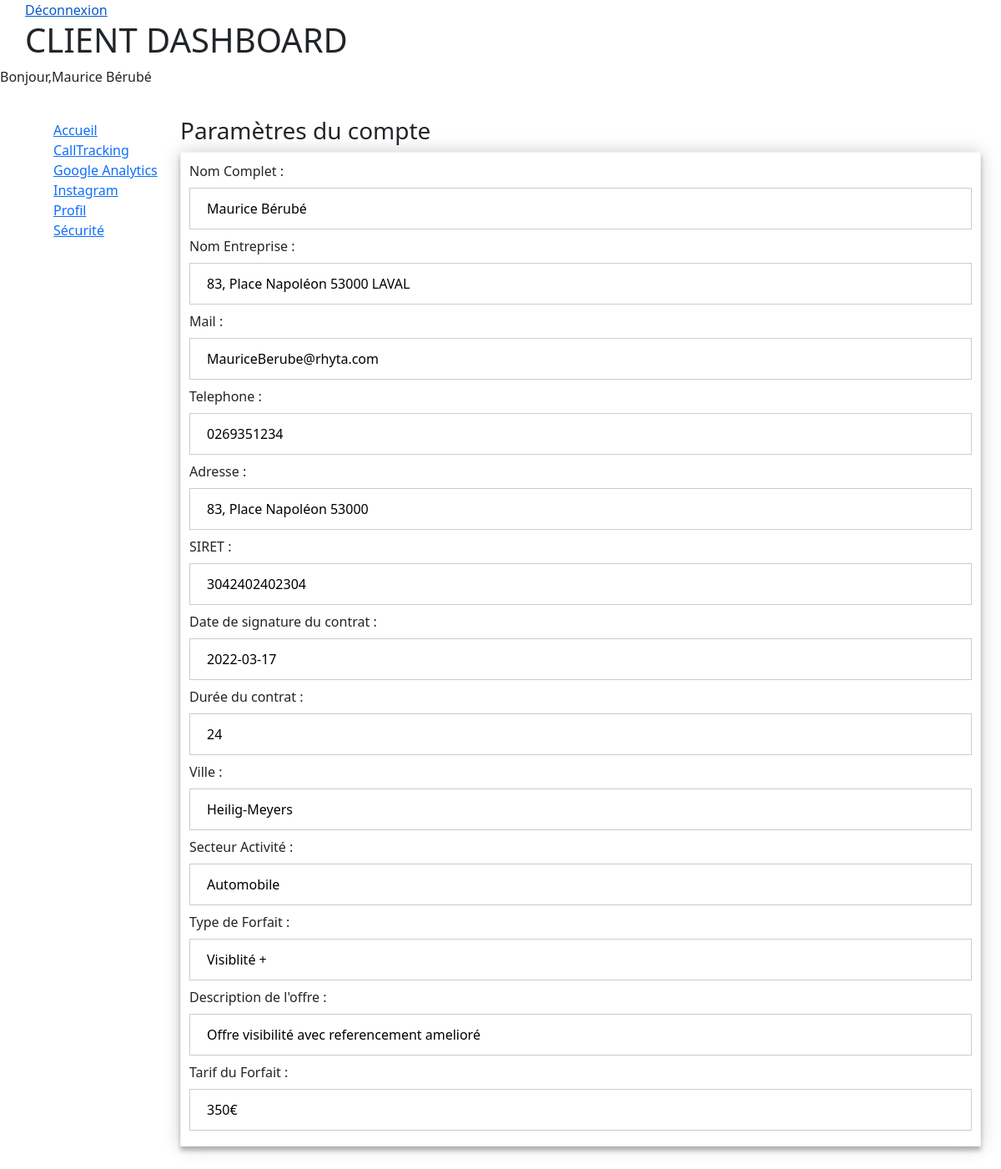
The app's page /settingClient.php (signed in) with its own data.
### tables this page shows
CREATE TABLE `Client` (
  `idClient` int(11) NOT NULL,
  `nomComplet` varchar(100) NOT NULL,
  `nomEntreprise` varchar(100) NOT NULL,
  `mail` varchar(100) NOT NULL,
  `telephone` varchar(10) NOT NULL,
  `photo` varchar(200) DEFAULT NULL,
  `localisation` varchar(100) NOT NULL,
  `adresse` varchar(200) NOT NULL,
  `dateSignature` date NOT NULL,
  `dureeEngagement` int(11) NOT NULL,
  `compteGMB` varchar(200) DEFAULT NULL,
  `compteInsta` varchar(200) DEFAULT NULL,
  `compteAnalytics` varchar(200) DEFAULT NULL,
  `MandatSEPA` varchar(200) NOT NULL,
  `CNI` varchar(200) NOT NULL,
  `RIB` varchar(200) NOT NULL,
  `contrat` varchar(200) NOT NULL,
  `siret` varchar(14) NOT NULL,
  `idForfait` int(11) NOT NULL,
  `idSecteur` int(11) NOT NULL,
  `idTB` int(11) NOT NULL
);

CREATE TABLE `SecteurActivite` (
  `idSecteur` int(11) NOT NULL,
  `secteurActivite` varchar(100) NOT NULL
);

CREATE TABLE `Forfait` (
  `idForfait` int(11) NOT NULL,
  `nomForfait` varchar(100) NOT NULL,
  `tarif` int(11) NOT NULL,
  `description` varchar(400) NOT NULL
);

### Include/SourceDonnees.inc.php (called while the page is built, shortened)
<?php
function SGBDConnect()
{
    $db_username = 'root';
    $db_password = 'root';
    $db_name = 'TickAndBox';
    $db_host = 'localhost';
    $db = mysqli_connect($db_host, $db_username, $db_password, $db_name) or die('could not connect to database');
    return $db;
}
function getInfoClient($idClient)
{
    $req = "SELECT * FROM Client inner join SecteurActivite on Client.idSecteur = SecteurActivite.idSecteur inner join Forfait on Client.idForfait = Forfait.idForfait WHERE idClient = $idClient";
    $db = SGBDConnect();
    $res = mysqli_query($db, $req);
    return mysqli_fetch_assoc($res);
}

### settingClient.php (the view, shortened to what this page needs)
<?php
require 'Include/SourceDonnees.inc.php';
require 'Include/helpersLibrary.inc.php';
?>
<html>
    <head>
        <link rel="stylesheet" href="style.css" media="screen" type="text/css" />
        <link href="https://cdn.jsdelivr.net/npm/bootstrap@5.0.2/dist/css/bootstrap.min.css" rel="stylesheet">
    </head>
    <body>
    <a href='principale.php?deconnexion=true'><span>Déconnexion</span></a>
    <h1>CLIENT DASHBOARD</h1>
    <?php
echo "<p>Bonjour," . $_SESSION['username'] . "</p>";
?>
    <div id="gauche">
                <ul>
                    <li>Menu</li>
                        <ul>
                        <li><a href="clientDashboard.php">Accueil</a></li>
                        <li><a href="callTrackingClient.php">CallTracking</a></li>
                        <li><a href="AnalyticsClient.php">Google Analytics</a></li>
                        <li><a href="InstagramClient.php">Instagram</a></li>
                        <li><a href="settingClient.php">Profil</a></li>
                        <li><a href="changepwdClient.php">Sécurité</a></li>
                        </ul>
                </ul>
        </div>
        <div id="droite">
            <h3>Paramètres du compte</h3>
            <?php
$client = getInfoClient($_SESSION['id']);
echo '<form name="formAddClient" method="post">';
echo formInputText2('Nom Complet', 'Name', 'Name', $client['nomComplet'], 50, 2, 50, 10, true, true);
echo formInputText2('Nom Entreprise', 'Enterprise', 'Enterprise', $client['nomEntreprise'], 50, 2, 200, 20, true, true);
echo formInputText2('Mail', 'mail', 'mail', $client['mail'], 50, 2, 150, 30, true, true);
echo formInputText2('Telephone', 'phone', 'phone', $client['telephone'], 10, 10, 10, 40, true, false);
echo formInputText2('Adresse', 'adress', 'adress', $client['adresse'], 50, 2, 250, 50, true, false);
echo formInputText2('SIRET', 'siret', 'siret', $client['siret'], 50, 2, 50, 60, true, false);
echo formInputText2('Date de signature du contrat', 'dateSignature', 'dateSignature', $client['dateSignature'], 50, 2, 50, 70, true, false);
echo formInputText2('Durée du contrat', 'dureeContrat', 'dureeContrat', $client['dureeEngagement'], 50, 2, 50, 80, true, false);
echo formInputText2('Ville', 'localisation', 'localisation', $client['localisation'], 50, 2, 50, 90, true, false);
echo formInputText2('Secteur Activité ', 'secteurActivite', 'secteurActivite', $client['secteurActivite'], 50, 2, 50, 100, true, false);
echo formInputText2('Type de Forfait', 'typeForfait', 'typeForfait', $client['nomForfait'], 50, 2, 50, 110, true, false);
echo formInputText2('Description de l\'offre', 'descriptionOffre', 'descriptionOffre', $client['description'], 50, 2, 50, 120, true, false);
echo formInputText2('Tarif du Forfait', 'tarif', 'tarif', $client['tarif'] . '€', 50, 2, 50, 130, true, false);
echo '</form>';
?>
        </div>
    </body>
</html>

### Include/helpersLibrary.inc.php (shortened to what this page needs)
<?php
function formInputText2($leLabel, $leNom, $id, $valeur, $taille,$longueurmin,$longueurMax, $tabIndex, $lectureSeule,$obligation= null, $placeholder = null)
{
    $codeHTML = '<label for="' . $id . '">' . $leLabel . ' : </label> '
         . '<input type="text" name="' . $leNom . '"id="' . $id . '"size="' . $taille . '"'
         . 'maxlength="' . $longueurMax . '" minlength="'.$longueurmin.'" value="' . $valeur . '" tabIndex="' . $tabIndex . '"';
    if ($lectureSeule == true)
    {
        $codeHTML = $codeHTML . ' readonly="readonly" ';
    }
    if($obligation==true)
    {
         $codeHTML = $codeHTML . ' required="required" ';
    }
    $codeHTML = $codeHTML . '/>';
    $codeHTML = $codeHTML.'<br>';
    return $codeHTML;
}
?>

### style.css (style rules this page uses)
li { list-style: none; }
h1 { padding-left:30px; }
span { padding-top: 30px; padding-left: 30px; }
form { width:100%; padding: 10px; border: 1px solid #f1f1f1; box-shadow: 0 0 20px 0 rgba(0, 0, 0, 0.2), 0 5px 5px 0 rgba(0, 0, 0, 0.24); }
input[type=text], input[type=password] { width: 100%; padding: 12px 20px; margin: 8px 0; display: inline-block; border: 1px solid #ccc; box-sizing: border-box; }
#gauche { color: #fff; float: left; width: 18%; height: 100px; }
#droite { display: block; float: left; width: 80%; margin: 20px auto; }

### records on screen
client: Name "Maurice Bérubé", Enterprise "83, Place Napoléon 53000 LAVAL", mail "MauriceBerube@rhyta.com", phone "0269351234", adress "83, Place Napoléon 53000", siret "3042402402304", dateSignature "2022-03-17", dureeContrat "24", localisation "Heilig-Meyers", secteurActivite "Automobile", typeForfait "Visiblité +", descriptionOffre "Offre visibilité avec referencement amelioré"

### other values on screen
$_SESSION['username'] "Maurice Bérubé"
$leLabel "Nom Complet Nom Entreprise Mail Telephone Adresse SIRET Date de signature du contrat Durée du contrat Ville Secteur Activité Type de Forfait Description de l'offre Tarif du Forfait"
